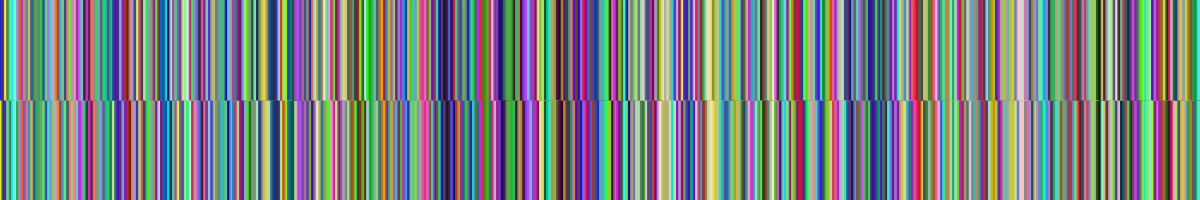
Frame 1 (no input)
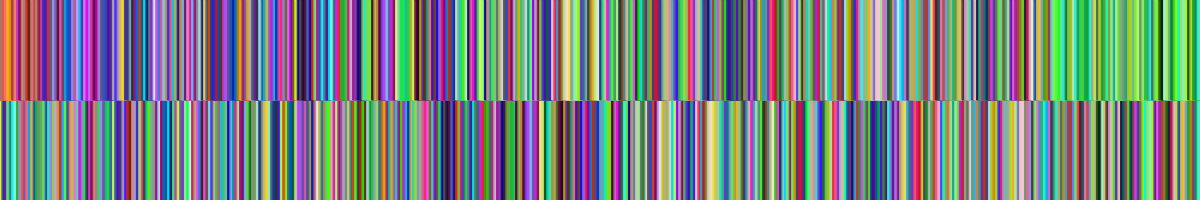
Frame 60 (no input)
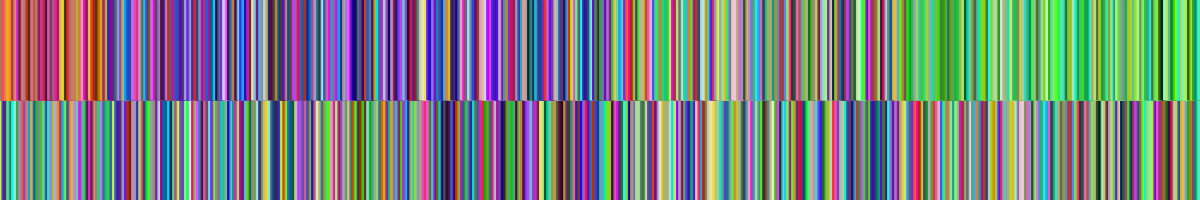
Frame 120 (the mouse pressed at the canvas centre since frame 60)

The p5.js sketch that drew these frames (run headless with seeded random() and noise() and a simulated clock; from frame 60 on, the mouse is pressed at the canvas centre):

// p5.js sketch
// ── sketch.js
// function sumNestedArray(array) {
//   return array.map(o => o.reduce((x, y) => x + y));
// }
// let testerAr = [[2, 3, 4, 5], [23, 4], [32, 4]];
// console.log((sumNestedArray(testerAr));
// sumNestedArray(testerAr);
var value;

var i = 0;
var j = 0;
var l = 0;

var groupRed, groupGreen, groupBlue;
var groupSecoundRed, groupSecoundGreen, groupSecoundBlue;

var values = [];

function setup() {
  createCanvas(windowWidth, 200);
  var amount = 500;
  for (var p = 0; p < amount; p++) {
    values.push(
      new ownColor(
        Math.floor(Math.random() * 255),
        Math.floor(Math.random() * 255),
        Math.floor(Math.random() * 255)
      )
    );
  }
  background(0);
  value = width / values.length;
  console.log(value);
  for (var p = 0; p < values.length; p++) {
    fill(values[p].red, values[p].green, values[p].blue);
    stroke(values[p].red, values[p].green, values[p].blue);
    rect(p * value, height / 2.0, (p + 1) * value, height);
  }
}

function compareColor(one, two) {
  return one.red + one.blue + one.green > two.red + two.blue + two.green;
}

function swap(array, indexOne, indexTwo) {
  let temp = array[indexOne];
  array[indexOne] = array[indexTwo];
  array[indexTwo] = temp;
}

function setRGB() {
  for (let u = 0; u < values.length; u++) {
    var a = values[u];
    if (a.mainColor == 0) {
      groupRed = u;
    } else {
      if (a.mainColor == 1) {
        groupBlue = u;
      } else {
        groupGreen = u;
      }
    }
  }
}

function setSecoundRGB() {
  for (let u = 0; u < values.length; u++) {
    var a = values[u];
    if (a.mainColor == 0 && a.secoundaryColor == 1) {
      groupSecoundRed = u;
    } else {
      if (a.mainColor == 1 && a.secoundaryColor == 0) {
        groupSecoundBlue = u;
      } else {
        if (a.secoundaryColor == 0) {
          groupSecoundGreen = u;
        }
      }
    }
  }
}

function ownColor(Red, Green, Blue) {
  this.red = Red;
  this.blue = Blue;
  this.green = Green;
  Object.defineProperty(this, "mainColor", {
    get: function() {
      if (this.red > this.green && this.red > this.blue) {
        return 0;
      }
      if (this.blue > this.green && this.blue > this.red) {
        return 1;
      }
      if (this.green > this.blue && this.green > this.red) {
        return 2;
      }
      return -1;
    }
  });
  Object.defineProperty(this, "secoundaryColor", {
    get: function() {
      if (
        (this.red > this.green && this.red < this.blue) ||
        (this.red < this.green && this.red > this.blue)
      ) {
        return 0;
      }
      if (
        (this.blue > this.green && this.blue < this.red) ||
        (this.blue < this.green && this.blue > this.red)
      ) {
        return 1;
      }
      if (
        (this.green > this.blue && this.green < this.red) ||
        (this.green < this.blue && this.green > this.red)
      ) {
        return 2;
      }
      return -1;
    }
  });
}

function restart(amount) {
  i = 0;
  j = 0;
  l = 0;
  values = [];
  for (var p = 0; p < amount; p++) {
    values.push(
      new ownColor(
        Math.floor(Math.random() * 255),
        Math.floor(Math.random() * 255),
        Math.floor(Math.random() * 255)
      )
    );
  }
  background(0);
  value = width / values.length;
  console.log(value);
  for (var p = 0; p < values.length; p++) {
    fill(values[p].red, values[p].green, values[p].blue);
    stroke(values[p].red, values[p].green, values[p].blue);
    rect(p * value, height / 2.0, (p + 1) * value, height);
  }
}
function draw() {
  if (j < values.length) {
    for (let x = 0; x < values.length - 1 - i; x++) {
      let a = values[x];
      let b = values[x + 1];
      if (a.mainColor > b.mainColor) {
        swap(values, x, x + 1);
      }
    }
    j++;
    if (j == values.length) {
      setRGB();
      console.log(groupRed + "," + groupBlue + "," + groupGreen);
    }
  } else {
    if (i < groupRed) {
      for (let j = groupRed - 1; j > 0 + i; j--) {
        let a = values[j];
        let b = values[j + 1];
        if (a.secoundaryColor > b.secoundaryColor) {
          swap(values, j, j + 1);
        }
      }
      i++;
    } else {
      if (i < groupBlue) {
        for (let j = groupBlue - 1; j > 0 + i; j--) {
          let a = values[j];
          let b = values[j + 1];
          if (a.secoundaryColor > b.secoundaryColor) {
            swap(values, j, j + 1);
          }
        }
        i++;
      } else {
        if (i < groupGreen) {
          for (let j = groupGreen - 1; j > 0 + i; j--) {
            let a = values[j];
            let b = values[j + 1];
            if (a.secoundaryColor > b.secoundaryColor) {
              swap(values, j, j + 1);
            }
          }
          i++;
          if (i == groupGreen) {
            setSecoundRGB();
            console.log(
              groupSecoundRed + "," + groupSecoundBlue + "," + groupSecoundGreen
            );
          }
        } else {
          if (l < groupSecoundRed) {
            for (let j = groupSecoundRed - 1; j > 0 + l; j--) {
              let a = values[j];
              let b = values[j + 1];
              if (!compareColor(a, b)) {
                swap(values, j, j + 1);
              }
            }
            l++;
          } else {
            if (l < groupRed) {
              for (let j = groupRed - 1; j > 0 + l; j--) {
                let a = values[j];
                let b = values[j + 1];
                if (compareColor(a, b)) {
                  swap(values, j, j + 1);
                }
              }
              l++;
            } else {
              if (l < groupSecoundBlue) {
                for (let j = groupSecoundBlue - 1; j > 0 + l; j--) {
                  let a = values[j];
                  let b = values[j + 1];
                  if (!compareColor(a, b)) {
                    swap(values, j, j + 1);
                  }
                }
                l++;
              } else {
                if (l < groupBlue) {
                  for (let j = groupBlue - 1; j > 0 + l; j--) {
                    let a = values[j];
                    let b = values[j + 1];
                    if (compareColor(a, b)) {
                      swap(values, j, j + 1);
                    }
                  }
                  l++;
                } else {
                  if (l < groupSecoundGreen) {
                    for (let j = groupSecoundGreen - 1; j > 0 + l; j--) {
                      let a = values[j];
                      let b = values[j + 1];
                      if (!compareColor(a, b)) {
                        swap(values, j, j + 1);
                      }
                    }
                    l++;
                  } else {
                    if (l < groupGreen) {
                      for (let j = groupGreen - 1; j > 0 + l; j--) {
                        let a = values[j];
                        let b = values[j + 1];
                        if (compareColor(a, b)) {
                          swap(values, j, j + 1);
                        }
                      }
                      l++;
                    } else {
                      this.restart(Math.floor(Math.random() * 500) + 250);
                    }
                  }
                }
              }
            }
          }
        }
      }
    }
  }
  for (let i = 0; i < values.length; i++) {
    stroke(values[i].red, values[i].green, values[i].blue);
    fill(values[i].red, values[i].green, values[i].blue);
    rect(i * value, 0, (i + 1) * value, height / 2.0);
  }
}

// ── style.css
.continer {
  display: inline-block;
}
